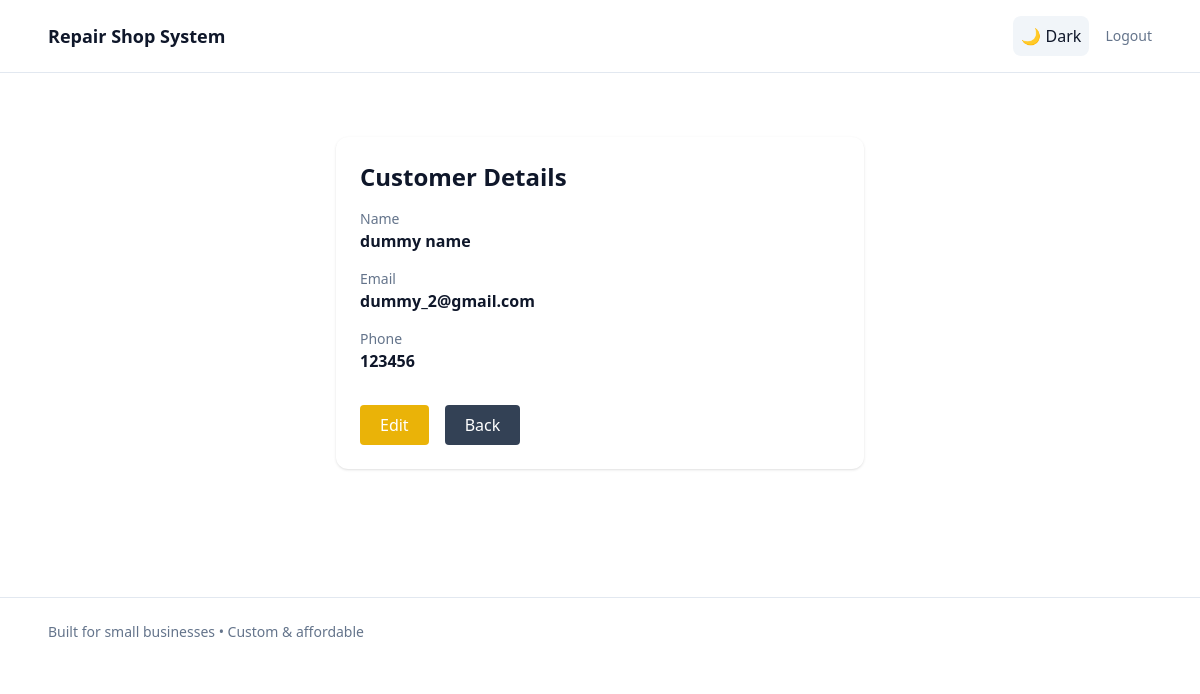
The page /customer/details/2 (signed in) on the database as committed earlier.
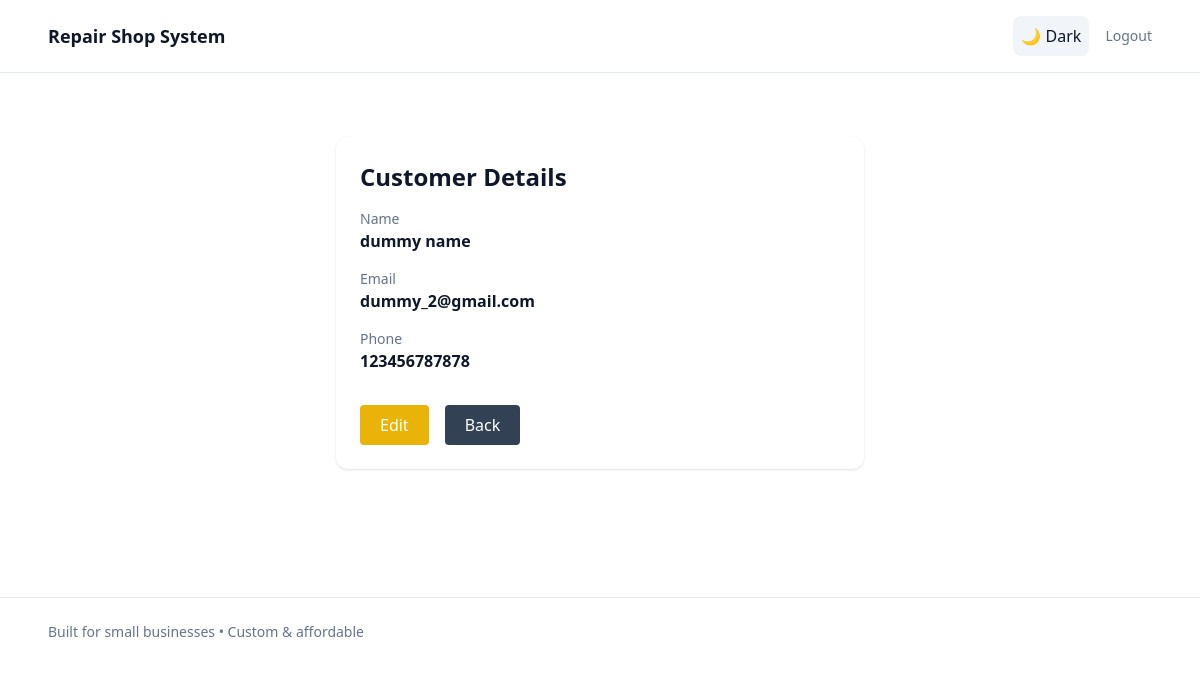
The same page on the database as committed later.
### app/models.py (models this page shows)
class Customer(db.Model):
    id = db.Column(db.Integer, primary_key=True)
    name = db.Column(db.String(100), nullable=False)
    email = db.Column(db.String(120), unique=True, nullable=True)
    phone = db.Column(db.String(20), nullable=False)
    created_at = db.Column(db.DateTime, server_default=db.func.now())

### app/routes/customer.py (the view)
@customer_bp.route("/details/<int:id>", methods=["GET"])
def customer_details(id):
    if "user_id" not in session:
        return redirect(url_for("auth.login"))
    customer = Customer.query.get_or_404(id)
    return render_template("customers/detail.html", customer=customer)

### app/templates/customers/detail.html
{% extends "base.html" %}
{% block content %}
<section class="max-w-xl mx-auto px-6 py-16">
<div class="bg-white dark:bg-slate-900 shadow rounded-xl p-6 space-y-4">
    <h2 class="text-2xl font-bold">Customer Details</h2>
    <div>
        <p class="text-sm text-slate-500">Name</p>
        <p class="font-semibold">{{ customer.name }}</p>
    </div>
    <div>
        <p class="text-sm text-slate-500">Email</p>
        <p class="font-semibold">{{ customer.email }}</p>
    </div>
    <div>
        <p class="text-sm text-slate-500">Phone</p>
        <p class="font-semibold">{{ customer.phone }}</p>
    </div>
    <div class="flex gap-4 pt-4">
        <a href="{{ url_for('customer.edit_customer', id=customer.id) }}"
           class="bg-yellow-500 text-white px-5 py-2 rounded">
            Edit
        </a>
        <a href="{{ url_for('customer.view_customers') }}"
           class="bg-slate-700 text-white px-5 py-2 rounded">
            Back
        </a>
    </div>
</div>
</section>
{% endblock %}

Rows that differ between the two databases and show on the page:
changed Customer "dummy name": phone "123456" → "123456787878"
